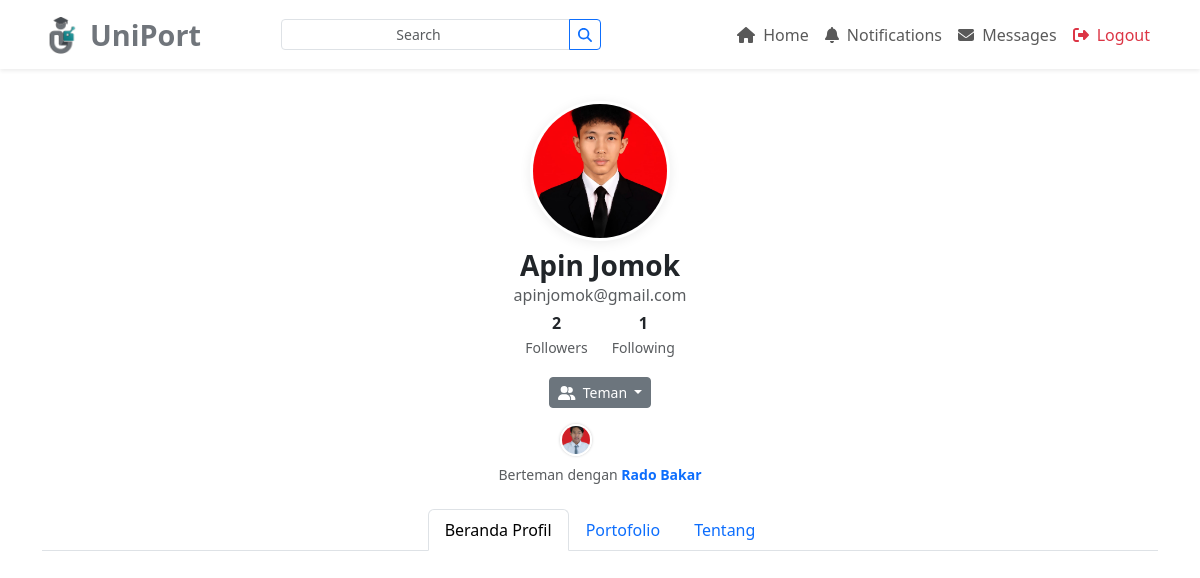
Page /profilevisit.php?id=1 (signed in) on the committed database.
### tables this page shows
CREATE TABLE `users` (
  `id` int(11) NOT NULL,
  `name` varchar(100) NOT NULL,
  `username` varchar(50) NOT NULL,
  `email` varchar(100) NOT NULL,
  `photo` varchar(255) DEFAULT NULL,
  `password` varchar(255) NOT NULL,
  `full_name` varchar(100) DEFAULT NULL,
  `profile_picture` varchar(255) DEFAULT NULL,
  `bio` text DEFAULT NULL,
  `created_at` datetime DEFAULT current_timestamp(),
  `birthdate` date DEFAULT NULL,
  `work` varchar(255) DEFAULT NULL,
  `address` varchar(255) DEFAULT NULL
);

### profilevisit.php (the view, shortened to what this page needs)
<?php
require_once("config.php");
$profile_id = isset($_GET['id']) ? intval($_GET['id']) : 0;
$stmt = $db->prepare("SELECT * FROM users WHERE id = ?");
$stmt->execute([$profile_id]);
$user = $stmt->fetch(PDO::FETCH_ASSOC);
$is_own_profile = $profile_id == $_SESSION['user']['id'];
$stmt = $db->prepare("SELECT * FROM followers WHERE user_id = ? AND follower_id = ? AND status='accepted'");
$stmt->execute([$profile_id, $_SESSION['user']['id']]);
$is_following = $stmt->fetch();
$stmt = $db->prepare("SELECT * FROM followers WHERE user_id = ? AND follower_id = ? AND status='accepted'");
$stmt->execute([$_SESSION['user']['id'], $profile_id]);
$is_followed_by = $stmt->fetch();
$is_friend = $is_following && $is_followed_by;
$stmt = $db->prepare("SELECT COUNT(*) FROM followers WHERE user_id=? AND status='accepted'");
$stmt->execute([$profile_id]);
$followers_count = $stmt->fetchColumn();
$stmt = $db->prepare("SELECT COUNT(*) FROM followers WHERE follower_id=? AND status='accepted'");
$stmt->execute([$profile_id]);
$following_count = $stmt->fetchColumn();
$stmt = $db->prepare("SELECT u.id, u.name, u.photo FROM users u
    INNER JOIN followers f1 ON f1.user_id = u.id AND f1.follower_id = ?
    INNER JOIN followers f2 ON f2.user_id = ? AND f2.follower_id = u.id
    WHERE f1.status='accepted' AND f2.status='accepted' AND u.id != ?");
$stmt->execute([$profile_id, $profile_id, $profile_id]);
$friends_preview = $stmt->fetchAll(PDO::FETCH_ASSOC);
$total_friends = count($friends_preview);
?>
<!DOCTYPE html>
<html lang="en">
<head>
    <link rel="stylesheet" href="https://cdn.jsdelivr.net/npm/bootstrap@5.3.0/dist/css/bootstrap.min.css">
</head>
<body>
<nav class="navbar navbar-expand-lg navbar-light bg-white shadow-sm mb-4">
    <div class="container">
        <a class="navbar-brand d-flex align-items-center" href="#">
            <img src="assets/logouniport.png" alt="Logo Uniport" style="height:38px; margin-right:10px;">
            <span style="font-weight:700; font-size:1.8rem; color:#70757B;">UniPort</span>
        </a>
        <div class="collapse navbar-collapse" id="navbarNav">
            <form class="mx-auto" style="width:320px;max-width:100%;" action="search.php" method="get" role="search">
                <div class="input-group">
                    <input class="form-control form-control-sm text-center" type="search" name="q" placeholder="Search" aria-label="Search" style="min-width:0;">
                    <button class="btn btn-outline-primary btn-sm" type="submit">
                        <i class="fas fa-search"></i>
                    </button>
                </div>
            </form>
            <ul class="navbar-nav ms-auto">
                <li class="nav-item">
                    <a class="nav-link <?php echo (basename($_SERVER['PHP_SELF'])=='timeline.php') ? 'active text-danger fw-bold' : ''; ?>" href="timeline.php">
                        <i class="fas fa-home me-1"></i> Home
                    </a>
                </li>
                <li class="nav-item">
                    <a class="nav-link" href="#"><i class="fas fa-bell me-1"></i> Notifications</a>
                </li>
                <li class="nav-item">
                    <a class="nav-link" href="#"><i class="fas fa-envelope me-1"></i> Messages</a>
                </li>
                <li class="nav-item">
                    <a class="nav-link text-danger" href="logout.php"><i class="fas fa-sign-out-alt me-1"></i> Logout</a>
                </li>
            </ul>
        </div>
    </div>
</nav>
<div class="container">
    <div class="profile-header text-center">
        <?php
        $photo_file = !empty($user['photo']) ? "img/" . $user['photo'] : "uploads/default.svg";
        if(!file_exists($photo_file)) $photo_file = "uploads/default.svg";
        if (!empty($user['photo']) && $user['photo'] !== 'default.svg' && file_exists("img/uploads/" . $user['photo'])) {
            $photo_file = "img/uploads/" . $user['photo'];
        } else {
            $photo_file = "img/default.svg";
        }
        ?>
        <img src="<?php echo $photo_file ?>" class="profile-avatar mb-2" alt="Foto Profil">
        <h3 class="fw-bold mb-0"><?php echo htmlspecialchars($user['name']); ?></h3>
        <p class="text-muted mb-1"><?php echo htmlspecialchars($user['email']); ?></p>
        <div class="d-flex justify-content-center gap-4 mb-2">
            <div>
                <span class="fw-bold"><?php echo $followers_count; ?></span><br>
                <small class="text-muted">Followers</small>
            </div>
            <div>
                <span class="fw-bold"><?php echo $following_count; ?></span><br>
                <small class="text-muted">Following</small>
            </div>
        </div>
        <div class="profile-action">
            <?php if(!$is_own_profile): ?>
                <?php if(!$is_following && !$is_followed_by): ?>
                    <form method="post" style="display:inline">
                        <button name="follow" class="btn btn-primary btn-sm">
                            <i class="fas fa-user-plus me-1"></i> Follow
                        </button>
                    </form>
                <?php elseif($is_friend): ?>
                    <div class="dropdown d-inline">
                        <button class="btn btn-secondary btn-sm dropdown-toggle" type="button" data-bs-toggle="dropdown" aria-expanded="false">
                            <i class="fas fa-user-friends me-1"></i> Teman
                        </button>
                    </div>
                <?php endif; ?>
            <?php endif; ?>
        </div>
        <?php if ($total_friends > 0): ?>
        <div class="d-flex flex-column align-items-center mt-3">
            <div class="avatar-stack position-relative mb-2" style="width: 80px;">
                <?php foreach(array_slice($friends_preview, 0, 3) as $index => $friend): ?>
                    <?php
                        $friend_photo = (!empty($friend['photo']) && $friend['photo'] !== 'default.svg' && file_exists("img/uploads/" . $friend['photo']))
                            ? "img/uploads/" . $friend['photo']
                            : "img/default.svg";
                    ?>
                    <a href="profilevisit.php?id=<?php echo $friend['id']; ?>">
                        <img src="<?php echo $friend_photo; ?>"
                             class="rounded-circle avatar-img"
                             style="left: <?php echo $index * 20; ?>px;"
                             alt="<?php echo htmlspecialchars($friend['name']); ?>">
                    </a>
                <?php endforeach; ?>
            </div>
            <div class="text-muted small text-center">
                Berteman dengan
                <strong>
                    <?php
                        $names = array_column($friends_preview, 'name');
                        $ids = array_column($friends_preview, 'id');
                        $display = [];
                        for ($i = 0; $i < min(2, count($names)); $i++) {
                            $display[] = '<a href="profilevisit.php?id=' . $ids[$i] . '" class="text-decoration-none">' . htmlspecialchars($names[$i]) . '</a>';
                        }
                        echo implode(', ', $display);
                    ?>
                </strong>
            </div>
        </div>
        <?php else: ?>
            <div class="text-muted small mt-3 text-center">Belum memiliki teman</div>
        <?php endif; ?>
    </div>
    <ul class="nav nav-tabs justify-content-center mb-3" id="profileTab" role="tablist">
        <li class="nav-item" role="presentation">
            <button class="nav-link active" id="beranda-tab" data-bs-toggle="tab" data-bs-target="#beranda" type="button" role="tab">Beranda Profil</button>
        </li>
        <li class="nav-item" role="presentation">
            <button class="nav-link" id="portfolio-tab" data-bs-toggle="tab" data-bs-target="#portfolio" type="button" role="tab">Portofolio</button>
        </li>
        <li class="nav-item" role="presentation">
            <button class="nav-link" id="tentang-tab" data-bs-toggle="tab" data-bs-target="#tentang" type="button" role="tab">Tentang</button>
        </li>
    </ul>
</div>
</body>
</html><?php

### profilevisit.php (style rules this page uses)
.profile-header { margin-top: 32px; margin-bottom: 24px; }
.profile-avatar { width: 140px; height: 140px; object-fit: cover; border-radius: 50%; border: 3px solid #fff; box-shadow: 0 2px 12px rgba(0,0,0,0.08); background: #f5f5f5; }
.profile-action { margin-top: 18px; }
.avatar-stack { display: flex; position: relative; height: 32px; min-width: 60px; }
.avatar-stack .avatar-img { position: absolute; width: 32px; height: 32px; object-fit: cover; border-radius: 50%; border: 2px solid #fff; box-shadow: 0 0 3px rgba(0,0,0,0.2); transition: z-index 0.2s; }

### rows in the picture
users: photo (picture), name "Apin Jomok", email "apinjomok@gmail.com"
users: photo (picture)

### other values in the picture
$followers_count "2"
$following_count "1"
$names[$i] "Rado Bakar"
